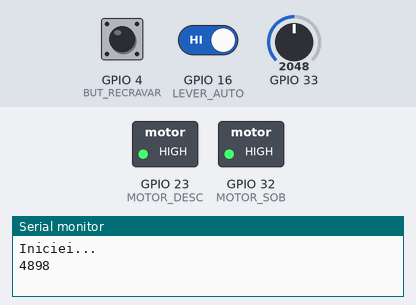
Bench run of a program on a simulated ESP32. Parts: switched loads named in the program (green lamp = pin HIGH), the last lines printed to the serial monitor. The inputs (shaded band) are chosen by the test bench; at power-on: GPIO 4 (BUT_RECRAVAR) HIGH, GPIO 16 (LEVER_AUTO) HIGH, GPIO 33 = 2048.

Above: at 1.2 s.
1.3 s: GPIO 4 (BUT_RECRAVAR) pulled LOW for 1 s
At 2.8 s:
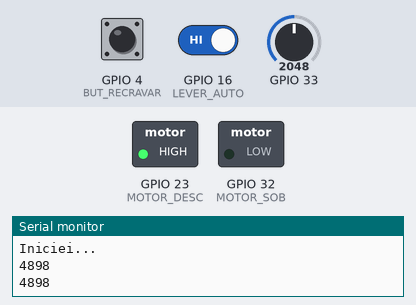
4.5 s: GPIO 4 (BUT_RECRAVAR) pulled LOW for 3.2 s
At 9.0 s:
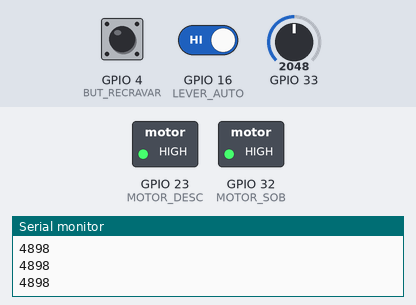
9.5 s: GPIO 4 (BUT_RECRAVAR) driven LOW and GPIO 16 (LEVER_AUTO) driven LOW
At 10.5 s:
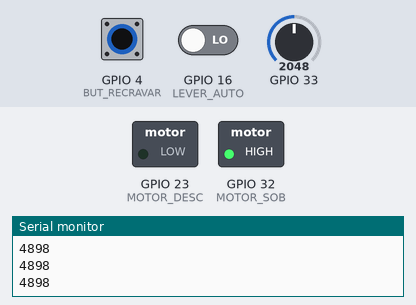
11.5 s: GPIO 4 (BUT_RECRAVAR) driven HIGH
At 13.3 s:
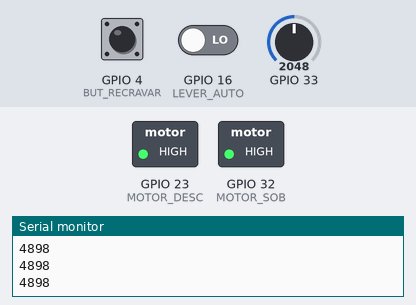
Timing chart, 0 to 14.5 s (numbered marks = the images above; inputs shaded):
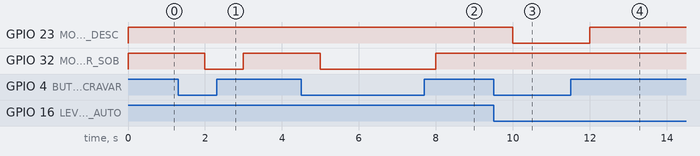

The program:

main.cpp
```cpp
#include <Arduino.h>
#include "ACS_read.h"

// put function declarations here:
#define MOTOR_SOB 32
#define MOTOR_DESC 23
#define BUT_RECRAVAR 4  //PNP01
#define LEVER_AUTO 16  // PNP02

bool bloqueioMotor;

void setup()
{
  // put your setup code here, to run once:
  Serial.begin(9600);
  //Setar interrupcao
  start_acs();

  pinMode(MOTOR_SOB, OUTPUT);
  pinMode(MOTOR_DESC, OUTPUT);
  pinMode(BUT_RECRAVAR, INPUT);
  pinMode(LEVER_AUTO, INPUT);

  startTimer();

  Serial.print("\nIniciei...\n");
}

int readButtons() {
  uint16_t resultValue = 0;
  if (!digitalRead(LEVER_AUTO)) {
    resultValue += 1;
  }
  if (!digitalRead(BUT_RECRAVAR)) {
    resultValue += 2;
  }
  return resultValue;
}

void loop() {
  switch (readButtons())
  {
  case 0:
    digitalWrite(MOTOR_SOB, 1);
    digitalWrite(MOTOR_DESC, 1);
    break;
  case 1:  //conf desligado
    digitalWrite(MOTOR_SOB, 1);
    digitalWrite(MOTOR_DESC, 1);
    break;
  case 2: //ativado para subir
    digitalWrite(MOTOR_DESC, 1);
    digitalWrite(MOTOR_SOB, 0);
    break;
  case 3: //ativado para descer
    digitalWrite(MOTOR_SOB, 1);
    digitalWrite(MOTOR_DESC, 0);
    break;
  default:
    break;
  }

  delay(1000);
  Serial.println(String(get_medTotal()));
}
```

ACS_read.h
```cpp
#include <Arduino.h>

struct medMv;

void IRAM_ATTR onTimer();

void start_acs();

uint16_t get_medTotal();

void startTimer();

void stopTimer();
```

ACS_read.cpp
```cpp
#include "ACS_read.h"
#include <Arduino.h>

struct medMv {
  uint16_t values[50];
  uint8_t index;
  uint16_t newValue;
  uint16_t medTotal;
  uint16_t medTotalOLD;

  int sumTot;
  bool flagMedInit;
  bool printNew;

  void calcMed() {
    values[index] = newValue;
    sumTot += newValue;
    if (flagMedInit) {
      if(index==49) {
        sumTot -= values[0];
        index = 0;
      } else {
        sumTot -= values[index+1];
        index++;
      }
      medTotal = sumTot/50;
      if (abs(medTotalOLD-medTotal) > 10) {
        medTotalOLD = medTotal;
        printNew = true;
      } else {
        printNew = false;
      }
    } else {
      if (index>=49) {
        index = 0;
        flagMedInit = true;
      } else {
        index++;
      }
    }
  }
};

medMv MedMv;
hw_timer_t *My_timer = NULL;

void IRAM_ATTR onTimer()
{
  MedMv.newValue = map(analogRead(33), 4095, 0, 0, 9800);
  MedMv.calcMed();
}

void start_acs() {
    My_timer = timerBegin(0, 80, true);
    timerAttachInterrupt(My_timer, &onTimer, true);
    timerAlarmWrite(My_timer, 10000, true); //microseconds
    MedMv.flagMedInit = false;
}

void startTimer() {
    timerAlarmEnable(My_timer); // Just Enable
}

void stopTimer() {
    timerAlarmDisable(My_timer); // Just Enable
}

uint16_t get_medTotal() {
    return MedMv.medTotal;
}
```

Measured:
- after the input at 1.3 s, GPIO 32 (MOTOR_SOB): HIGH → LOW after 0.70 s, → HIGH 1.0 s later
- after the input at 4.5 s, GPIO 32 (MOTOR_SOB): HIGH → LOW after 0.50 s, → HIGH 3.0 s later
- after the input at 9.5 s, GPIO 23 (MOTOR_DESC): HIGH → LOW after 0.50 s
- after the input at 11.5 s, GPIO 23 (MOTOR_DESC): LOW → HIGH after 0.50 s
